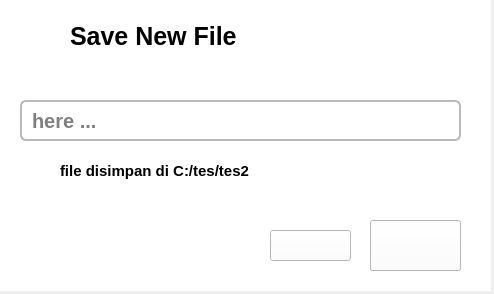
<?xml version="1.0" encoding="UTF-8"?>
<ui version="4.0">
 <class>dialogs</class>
 <widget class="QWidget" name="dialogs">
  <property name="geometry">
   <rect>
    <x>0</x>
    <y>0</y>
    <width>494</width>
    <height>294</height>
   </rect>
  </property>
  <property name="windowTitle">
   <string>Form</string>
  </property>
  <widget class="QStackedWidget" name="stackedWidget">
   <property name="geometry">
    <rect>
     <x>0</x>
     <y>0</y>
     <width>491</width>
     <height>291</height>
    </rect>
   </property>
   <property name="styleSheet">
    <string notr="true">background-color: white;</string>
   </property>
   <property name="currentIndex">
    <number>0</number>
   </property>
   <widget class="QWidget" name="popup_save">
    <widget class="QLabel" name="label">
     <property name="geometry">
      <rect>
       <x>0</x>
       <y>0</y>
       <width>491</width>
       <height>291</height>
      </rect>
     </property>
     <property name="styleSheet">
      <string notr="true">image: url(:/dialog/Assets/image/save_new_file.png);</string>
     </property>
     <property name="text">
      <string/>
     </property>
    </widget>
    <widget class="QLineEdit" name="lineEdit">
     <property name="geometry">
      <rect>
       <x>20</x>
       <y>100</y>
       <width>441</width>
       <height>41</height>
      </rect>
     </property>
     <property name="styleSheet">
      <string notr="true">#lineEdit {
    border: 2px solid #BABABA;
    background-color: #ffffff;
    color: black;
    font-weight: 600;
    font-size: 20px;
    border-radius: 6px;
    padding: 4px 8px;
}

#lineEdit:focus {
    border: 2px solid #2563eb; 
}</string>
     </property>
     <property name="text">
      <string/>
     </property>
     <property name="placeholderText">
      <string>here ...</string>
     </property>
    </widget>
    <widget class="QPushButton" name="cancelButtonPopup">
     <property name="geometry">
      <rect>
       <x>270</x>
       <y>230</y>
       <width>81</width>
       <height>31</height>
      </rect>
     </property>
     <property name="styleSheet">
      <string notr="true">image: url(:/dialog/Assets/icon/Cancel_icon_save.png);</string>
     </property>
     <property name="text">
      <string/>
     </property>
    </widget>
    <widget class="QPushButton" name="SaveButtonPopup">
     <property name="geometry">
      <rect>
       <x>370</x>
       <y>220</y>
       <width>91</width>
       <height>51</height>
      </rect>
     </property>
     <property name="styleSheet">
      <string notr="true">image: url(:/dialog/Assets/icon/save_file_icon.png);</string>
     </property>
     <property name="text">
      <string/>
     </property>
    </widget>
    <widget class="QPushButton" name="SaveButtonPopup_grey">
     <property name="geometry">
      <rect>
       <x>370</x>
       <y>220</y>
       <width>91</width>
       <height>51</height>
      </rect>
     </property>
     <property name="styleSheet">
      <string notr="true">image: url(:/dialog/Assets/icon/save_grey.png);</string>
     </property>
     <property name="text">
      <string/>
     </property>
    </widget>
    <widget class="QLineEdit" name="lineEdit_2">
     <property name="geometry">
      <rect>
       <x>50</x>
       <y>155</y>
       <width>271</width>
       <height>31</height>
      </rect>
     </property>
     <property name="styleSheet">
      <string notr="true">#lineEdit_2 {
    background-color: #ffffff;
    color: black;
    font-weight: 500;
    font-size: 15px;
    padding: 4px 8px;
	border: none;
	text-decoration: none;
}</string>
     </property>
     <property name="text">
      <string>file disimpan di C:/tes/tes2</string>
     </property>
    </widget>
    <widget class="QLineEdit" name="lineEdit_3">
     <property name="geometry">
      <rect>
       <x>60</x>
       <y>20</y>
       <width>271</width>
       <height>31</height>
      </rect>
     </property>
     <property name="styleSheet">
      <string notr="true">#lineEdit_3 {
    background-color: #ffffff;
    color: black;
    font-weight: 800;
    font-size: 25px;
    padding: 4px 8px;
	border: none;
	text-decoration: none;
}</string>
     </property>
     <property name="text">
      <string>Save New File</string>
     </property>
    </widget>
   </widget>
   <widget class="QWidget" name="popup_alert_notSave">
    <widget class="QLabel" name="label_2">
     <property name="geometry">
      <rect>
       <x>180</x>
       <y>30</y>
       <width>121</width>
       <height>81</height>
      </rect>
     </property>
     <property name="styleSheet">
      <string notr="true">image: url(:/dialog/Assets/image/waning_not_save.png)</string>
     </property>
     <property name="text">
      <string/>
     </property>
    </widget>
    <widget class="QLabel" name="label_3">
     <property name="geometry">
      <rect>
       <x>220</x>
       <y>190</y>
       <width>49</width>
       <height>16</height>
      </rect>
     </property>
     <property name="text">
      <string>TextLabel</string>
     </property>
    </widget>
    <widget class="QLineEdit" name="lineEdit_4">
     <property name="geometry">
      <rect>
       <x>70</x>
       <y>130</y>
       <width>351</width>
       <height>31</height>
      </rect>
     </property>
     <property name="styleSheet">
      <string notr="true">#lineEdit_4 {
    background-color: #ffffff;
    color: black;
    font-weight: 800;
    font-size: 25px;
    padding: 4px 8px;
	border: none;
	text-decoration: none;
}</string>
     </property>
     <property name="text">
      <string>Perubahan belum disimpan</string>
     </property>
    </widget>
    <widget class="QLineEdit" name="lineEdit_5">
     <property name="geometry">
      <rect>
       <x>50</x>
       <y>170</y>
       <width>391</width>
       <height>31</height>
      </rect>
     </property>
     <property name="styleSheet">
      <string notr="true">#lineEdit_5 {
    background-color: #ffffff;
    color: black;
    font-weight: 500;
    font-size: 13px;
    padding: 4px 8px;
	border: none;
	text-decoration: none;
	text-align: center;
}</string>
     </property>
     <property name="text">
      <string>Apakah anda yakin untuk keluar tanpa menyimpan perubahan?</string>
     </property>
    </widget>
    <widget class="QPushButton" name="pushButton_2">
     <property name="geometry">
      <rect>
       <x>50</x>
       <y>220</y>
       <width>121</width>
       <height>61</height>
      </rect>
     </property>
     <property name="styleSheet">
      <string notr="true">image: url(:/dialog/Assets/icon/save_file_icon_shadow.png);</string>
     </property>
     <property name="text">
      <string/>
     </property>
    </widget>
    <widget class="QPushButton" name="pushButton_3">
     <property name="geometry">
      <rect>
       <x>190</x>
       <y>220</y>
       <width>121</width>
       <height>61</height>
      </rect>
     </property>
     <property name="styleSheet">
      <string notr="true">image: url(:/dialog/Assets/icon/dont_save.png);</string>
     </property>
     <property name="text">
      <string/>
     </property>
    </widget>
    <widget class="QPushButton" name="pushButton_4">
     <property name="geometry">
      <rect>
       <x>330</x>
       <y>220</y>
       <width>121</width>
       <height>61</height>
      </rect>
     </property>
     <property name="styleSheet">
      <string notr="true">image: url(:/dialog/Assets/icon/cancel_shadow.png);</string>
     </property>
     <property name="text">
      <string/>
     </property>
    </widget>
   </widget>
   <widget class="QWidget" name="page_4">
    <widget class="QLabel" name="label_4">
     <property name="geometry">
      <rect>
       <x>170</x>
       <y>30</y>
       <width>151</width>
       <height>111</height>
      </rect>
     </property>
     <property name="styleSheet">
      <string notr="true">image: url(:/dialog/Assets/icon/cheklist.png);</string>
     </property>
     <property name="text">
      <string/>
     </property>
    </widget>
    <widget class="QLineEdit" name="lineEdit_6">
     <property name="geometry">
      <rect>
       <x>100</x>
       <y>140</y>
       <width>301</width>
       <height>41</height>
      </rect>
     </property>
     <property name="styleSheet">
      <string notr="true">#lineEdit_6 {
    background-color: #ffffff;
    color: black;
    font-weight: 800;
    font-size: 25px;
    padding: 4px 8px;
	border: none;
	text-align: center;
}</string>
     </property>
     <property name="text">
      <string>File berhasil disimpan!</string>
     </property>
    </widget>
    <widget class="QPushButton" name="pushButton">
     <property name="geometry">
      <rect>
       <x>160</x>
       <y>210</y>
       <width>161</width>
       <height>61</height>
      </rect>
     </property>
     <property name="styleSheet">
      <string notr="true">image: url(:/dialog/Assets/icon/ok.png);</string>
     </property>
     <property name="text">
      <string/>
     </property>
    </widget>
   </widget>
  </widget>
 </widget>
 <resources>
  <include location="../resource.qrc"/>
 </resources>
 <connections/>
</ui>
